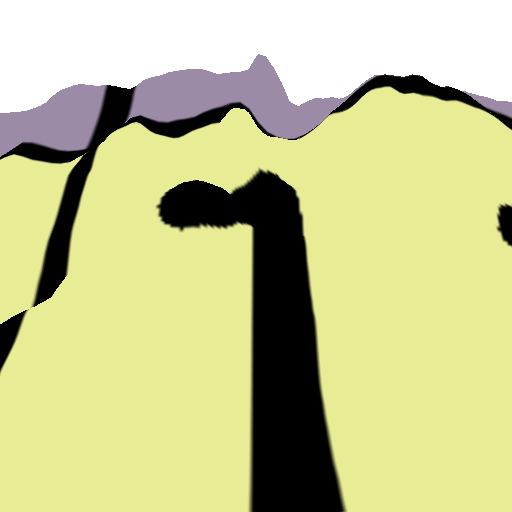
#> input picture web/maplibre/test/integration/render/expected/high-pitch/terrain-pitch95/expected.png, 512 x 512 px, given in place of expected.png.png, which was not available
$ python cmp.py ../../web/maplibre/test/integration/render/expected/high-pitch/terrain-pitch95 ../../web/maplibre/test/integration/render/expected/high-pitch/terrain-pitch95/expected.png ../../web/maplibre/test/integration/render/expected/high-pitch/terrain-pitch95/expected.png ../../web/maplibre/test/integration/render/expected/high-pitch/terrain-pitch95/expected.png ../../web/maplibre/test/integration/render/expected/high-pitch/terrain-pitch95/expected.png
#> lines starting #> are read from the running program, lines starting #| are printed output that depends on the picture; pictures that were not available may be replaced by others from this repository, and a replacement may not be noted
"""Compares shots: python cmp.py <dir> <id> modeA modeB [diff.png]. Lightness (L*) after blurring
the light (linear luminance) by a Gaussian: sigma 1 device px (what a 2x screen shows the eye) and 8
(the tone of a district)."""
import sys, os, numpy as np
from PIL import Image

def lum(rgb):
    c = rgb.astype(np.float64) / 255
    lin = np.where(c <= 0.04045, c / 12.92, ((c + 0.055) / 1.055) ** 2.4)
    return lin @ np.array([0.2126, 0.7152, 0.0722])

def lstar(y):
    return np.where(y > 216 / 24389, 116 * np.cbrt(y) - 16, y * 24389 / 27)

def blur(a, s=1.0):
    if s <= 0:
        return a
    r = int(3 * s + 0.5)
    k = np.exp(-np.arange(-r, r + 1) ** 2 / (2 * s * s)); k /= k.sum()
    a = np.apply_along_axis(lambda v: np.convolve(np.pad(v, r, mode='edge'), k, 'valid'), 0, a)
    return np.apply_along_axis(lambda v: np.convolve(np.pad(v, r, mode='edge'), k, 'valid'), 1, a)

def stats(a, b, margin=12):
    ya, yb = lum(a), lum(b)
    out = {}
    for s in (1.0, 8.0):
        d = lstar(blur(ya, s)) - lstar(blur(yb, s))
        d = d[margin:-margin, margin:-margin]
        out[f'bias{int(s)}'] = d.mean()
        out[f'mad{int(s)}'] = np.abs(d).mean()
        out[f'p95_{int(s)}'] = np.percentile(np.abs(d), 95)
        if s == 1.0:
            out['seen3'] = (np.abs(d) > 3).mean()
    out['L_A'] = lstar(ya.mean()); out['L_B'] = lstar(yb.mean())
    return out

def diffimg(a, b, out, s=4.0, scale=6.0):
    d = lstar(blur(lum(a), s)) - lstar(blur(lum(b), s))
    k = np.clip(np.abs(d) / scale, 0, 1)
    base = np.full(d.shape, 235.0)
    r = np.where(d > 0, base, base * (1 - k)); g = base * (1 - k); bl = np.where(d < 0, base, base * (1 - k))
    Image.fromarray(np.dstack([r, g, bl]).astype(np.uint8)).save(out)

def load(d, vid, m):
    return np.asarray(Image.open(os.path.join(d, f'{vid}.{m}.png')).convert('RGB'))
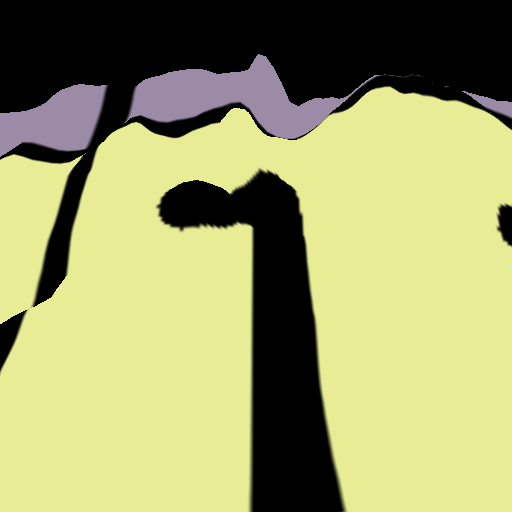
#> returned value: shape (512, 512, 3); mean of channels 0, 1, 2 157.2, 158.9, 104.5; drawn as R, G, B

if __name__ == '__main__':
    d, vid, ma, mb = sys.argv[1:5]
    ims = [load(d, vid, ma), load(d, vid, mb)]
    h = min(i.shape[0] for i in ims); w = min(i.shape[1] for i in ims)
#> after `h = min((i.shape[0] for i in ims))`: h = 512
#> after `w = min((i.shape[1] for i in ims))`: w = 512
    ims = [i[:h, :w] for i in ims]
#> ims = 2 items
    s = stats(ims[0], ims[1])
#> in lum, `lin = np.where(c <= 0.04045, c / 12.92, ((c + 0.055) / 1.055) ** 2.4)`:
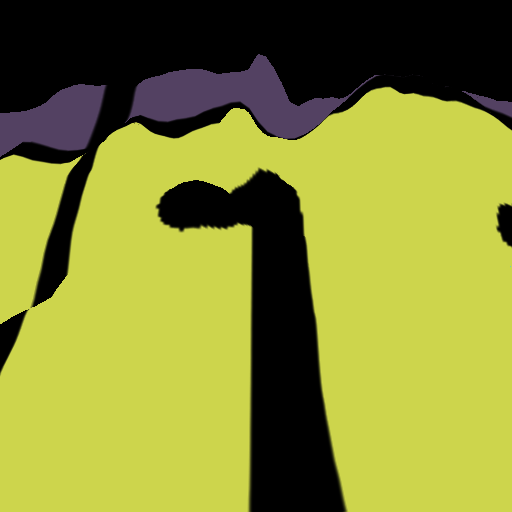
#> lin: shape (512, 512, 3) float64; mean of channels 0, 1, 2 0.532, 0.549, 0.212; drawn as R, G, B
#> in lum, `return lin @ np.array([0.2126, 0.7152, 0.0722])`:
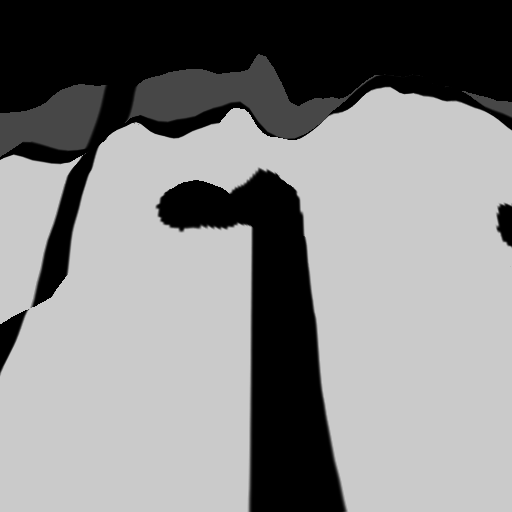
#> returned value: shape (512, 512) float64; min 0, max 0.793, mean 0.521
#> the loop in stats, `for s in (1.0, 8.0):` made 2 passes
#> pass 2, in blur (call 3), `a = np.apply_along_axis(lambda v: np.convolve(np.pad(v, r, mode='edge'..`:
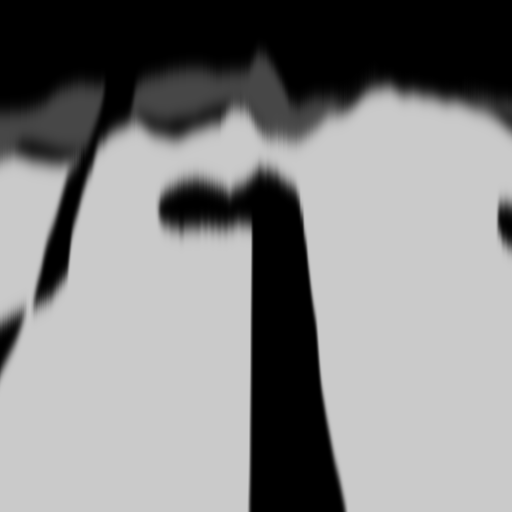
#> a: shape (512, 512) float64; min 0, max 0.793, mean 0.521
#> after the loop in stats, `for s in (1.0, 8.0):`: out = {'bias1': 0, 'mad1': 0, 'p95_1': 0, 'seen3': 0, 'bias8': 0, 'mad8': 0, 'p95_8': 0}
#> s = 9 items
    print(f'{vid:16s} {ma:>10s} vs {mb:<10s}', ' '.join(f'{k} {v:.2f}' for k, v in s.items()))
#> (printed output is left out)
    if len(sys.argv) > 5:
        diffimg(ims[0], ims[1], sys.argv[5])
#> in blur (call 5), `r = int(3 * s + 0.5)`: r = 12
#> in blur (call 5), `a = np.apply_along_axis(lambda v: np.convolve(np.pad(v, r, mode='edge'..`:
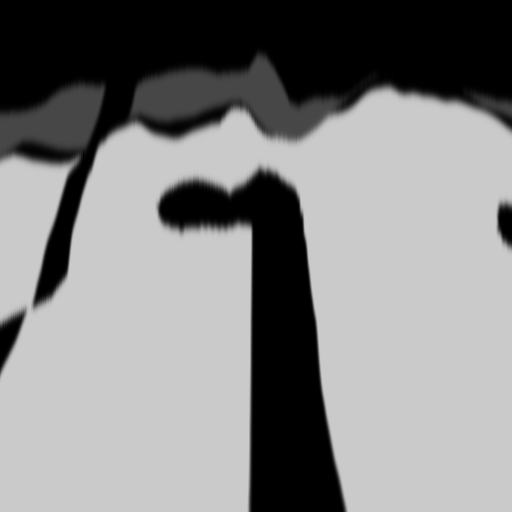
#> a: shape (512, 512) float64; min 0, max 0.793, mean 0.521
#> in blur (call 5), `return np.apply_along_axis(lambda v: np.convolve(np.pad(v, r, mode='ed..`:
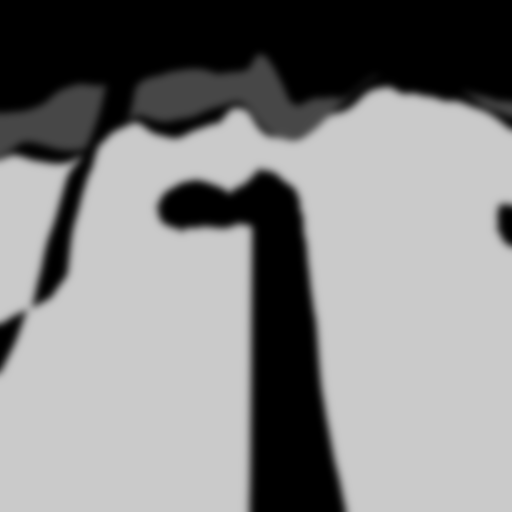
#> returned value: shape (512, 512) float64; min 0, max 0.793, mean 0.521
#> in lstar (call 7), `return np.where(y > 216 / 24389, 116 * np.cbrt(y) - 16, y * 24389 / 27)`:
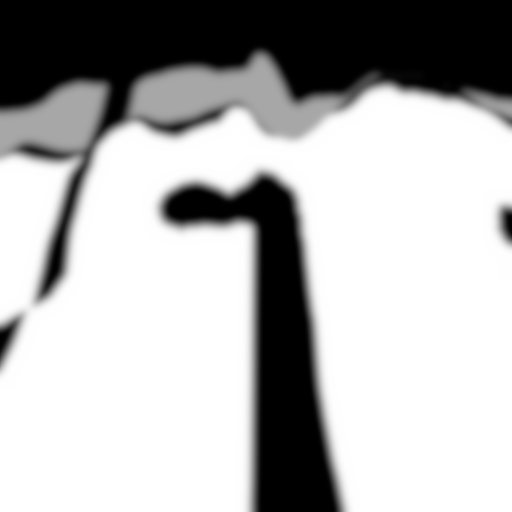
#> returned value: shape (512, 512) float64; min 0, max 91.38, mean 63.9; drawn with min black and max white
#> in diffimg, `r = np.where(d > 0, base, base * (1 - k))`: r: shape (512, 512) float64; every value is 235
